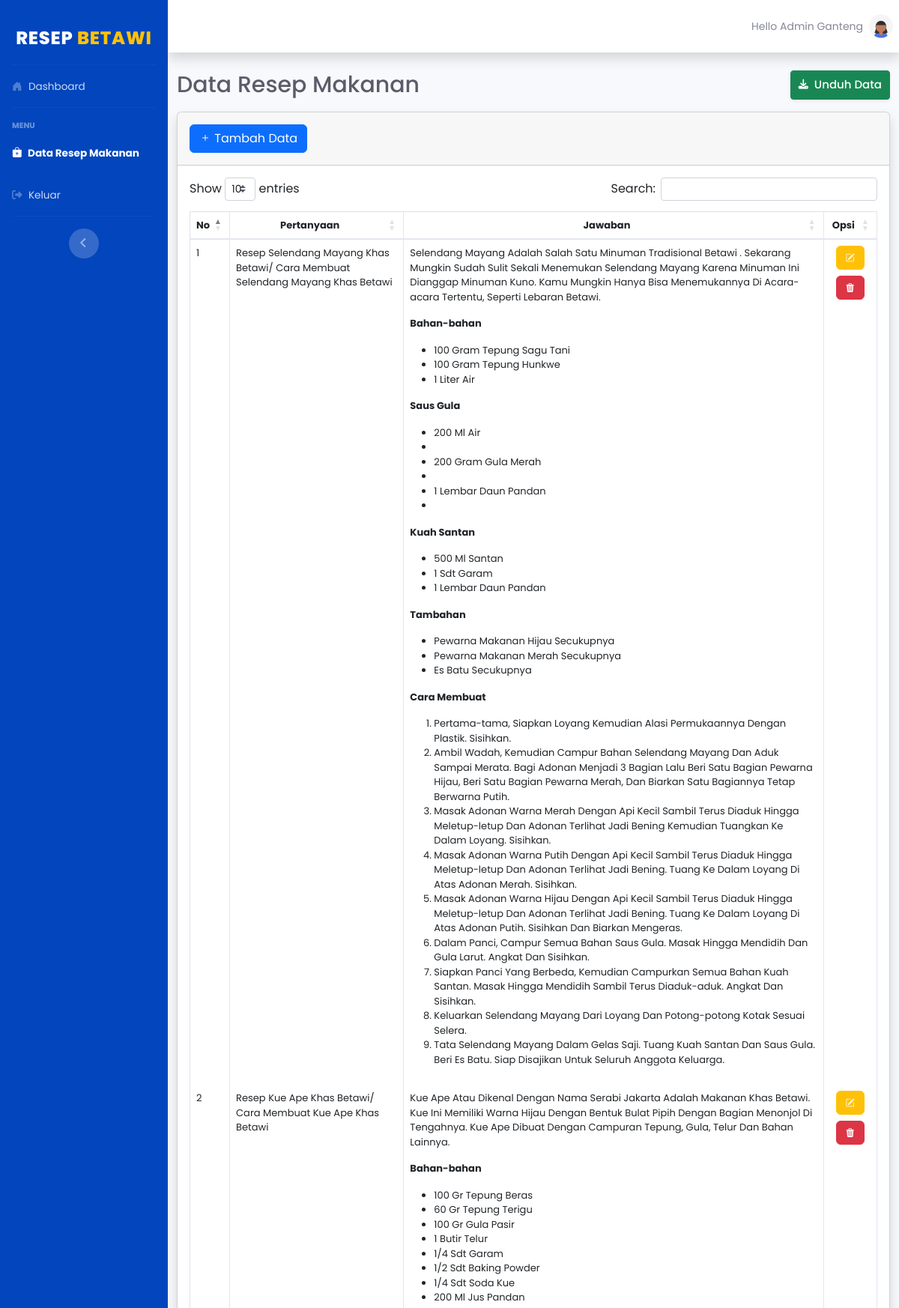
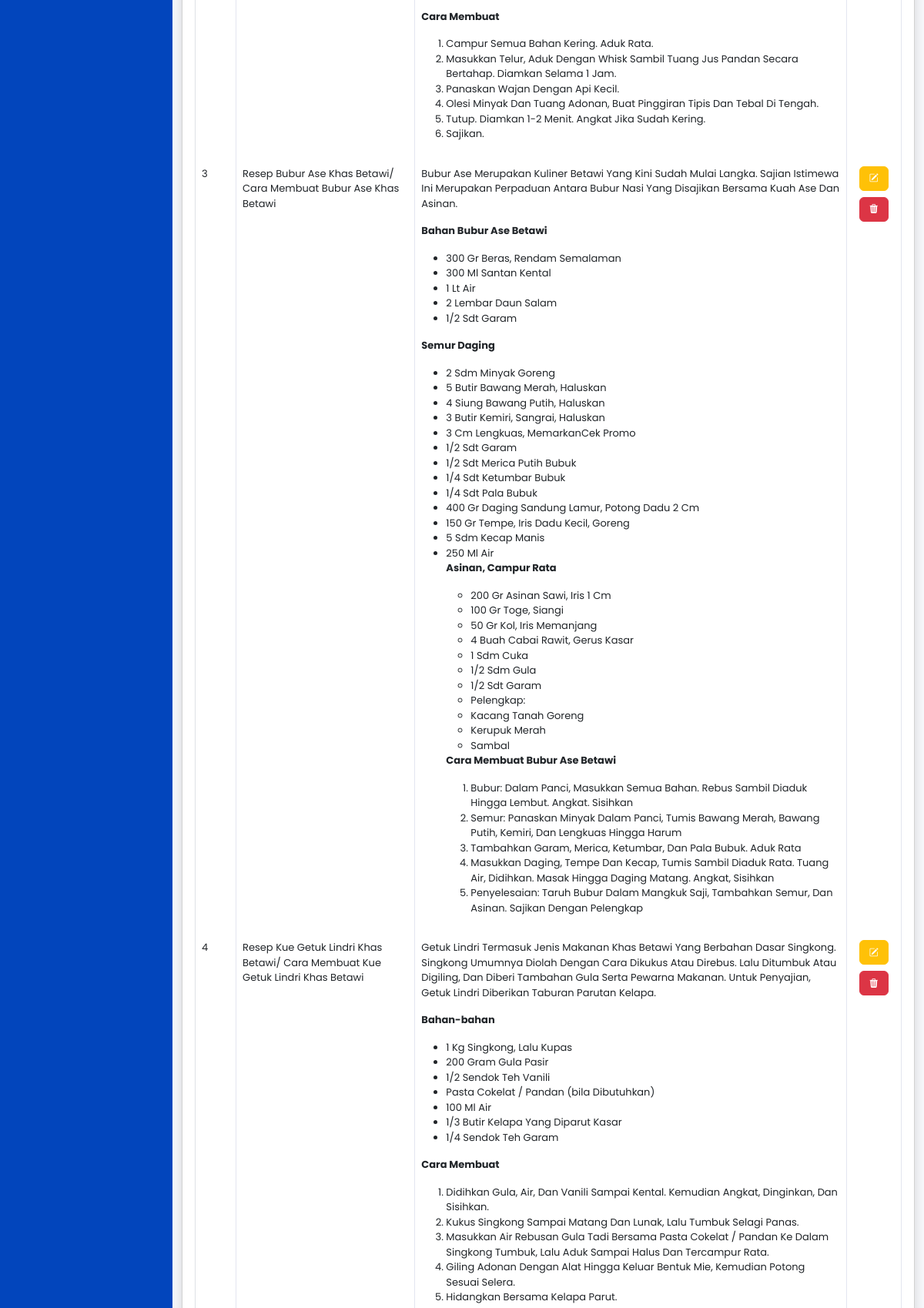
The page /admin/data_resep.php (signed in, upper part) on the database its author committed (2 pictures, top to bottom).
### tables this page shows
CREATE TABLE `chat` (
  `id` int(11) NOT NULL,
  `pertanyaan` text NOT NULL,
  `jawaban` text NOT NULL
);

### functions/functions.php (called while the page is built, shortened)
<?php
$conn = mysqli_connect("localhost", "root", "", "chatbot");
function tampil_chat()
{
  global $conn;
  $result_tampil_chat = $conn->query("SELECT * FROM chat ORDER BY id DESC");
  $rows_chat = [];
  while ($row_chat = mysqli_fetch_assoc($result_tampil_chat)) {
    $rows_chat[] = $row_chat;
  }
  return $rows_chat;
}

### admin/data_resep.php (the view, shortened to what this page needs)
<?php
require '../functions/functions.php';
?>
<!DOCTYPE html>
<html lang="en">
<head>
    <link href="../vendor/fontawesome-free/css/all.min.css" rel="stylesheet" type="text/css">
    <link href="../css/sb-admin-2.min.css" rel="stylesheet">
    <link href="../vendor/datatables/dataTables.bootstrap4.min.css" rel="stylesheet">
    <link href="https://cdn.jsdelivr.net/npm/bootstrap@5.2.3/dist/css/bootstrap.min.css" rel="stylesheet"
>
    <link rel="stylesheet" href="https://cdn.jsdelivr.net/npm/bootstrap-icons@1.10.5/font/bootstrap-icons.css">
</head>
<body id="page-top">
    <div id="wrapper">
        <ul class="navbar-nav sidebar sidebar-dark accordion pt-3" id="accordionSidebar"
            style="background-color: #0245bc;">
            <a class="sidebar-brand d-flex align-items-center justify-content-center" href="dashboard.php">
                <div class="sidebar-brand-text mx-1 fs-4">RESEP <span class="text-warning">BETAWI</span>
                </div>
            </a>
            <hr class="sidebar-divider my-0">
            <li class="nav-item">
                <a class="nav-link" href="dashboard.php">
                    <i class="bi bi-house-door-fill"></i>
                    <span>Dashboard</span></a>
            </li>
            <hr class="sidebar-divider">
            <div class="sidebar-heading">
                Menu
            </div>
            <li class="nav-item active">
                <a class="nav-link" href="data_resep.php">
                    <i class="bi bi-bag-plus-fill"></i>
                    <span>Data Resep Makanan</span></a>
            </li>
            <li class="nav-item">
                <a class="nav-link" data-bs-toggle="modal" data-bs-target="#staticBackdrop" href="../login/logout.php">
                    <i class="fas fa-sign-out-alt"></i>
                    <span>Keluar</span></a>
            </li>
            <hr class="sidebar-divider d-none d-md-block">
            <div class="text-center d-none d-md-inline">
                <button class="rounded-circle border-0" id="sidebarToggle"></button>
            </div>
        </ul>
        <div id="content-wrapper" class="d-flex flex-column">
            <div id="content">
                <nav class="navbar navbar-expand navbar-light bg-white topbar mb-4 static-top shadow">
                    <ul class="navbar-nav ml-auto">
                        <li class="nav-item dropdown no-arrow">
                            <a class="nav-link dropdown-toggle" href="#" id="userDropdown" role="button"
                                data-toggle="dropdown" aria-haspopup="true" aria-expanded="false">
                                <span class="mr-2 d-none d-lg-inline text-gray-600 small">Hello Admin Ganteng</span>
                                <img class="img-profile rounded-circle" src="../image/undraw_profile_1.svg">
                            </a>
                        </li>
                    </ul>
                </nav>
                <div class="container-fluid">
                    <div class="d-sm-flex align-items-center justify-content-between mb-3">
                        <h3 class="h3 mb-0 text-gray-800" style="font-size: 30px; ">Data Resep Makanan</h3>
                        <a href="cetak_resep.php" target="_blank"
                            class="d-none d-sm-inline-block btn btn-sm btn-success shadow-sm"
                            style="padding: 7px 10px; font-weight: 500; font-size: 15px;">
                            <i class="fas fa-download fa-sm text-white pe-2"></i>Unduh Data</a>
                    </div>
                    <div class="card shadow mb-4 mx-0 lg:mx-3">
                        <div class="card-header py-3">
                            <button type="button" class="btn btn-primary" data-bs-toggle="modal"
                                data-bs-target="#exampleModal">
                                <i class="bi bi-plus text-white"></i> Tambah Data</a>
                            </button>
                        </div>
                        <div class="card-body">
                            <div class="table-responsive">
                                <table class="table table-bordered" id="dataTable" width="100%" cellspacing="0"
                                    style="font-size: 13px;">
                                    <thead>
                                        <tr>
                                            <th>No</th>
                                            <th class="text-center">Pertanyaan</th>
                                            <th class="text-center">Jawaban</th>
                                            <th class="text-center">Opsi</th>
                                        </tr>
                                    </thead>
                                    <tbody>
                                        <?php $i = 1; ?>
                                        <?php
                                        $data_all = tampil_chat();
                                        foreach ($data_all as $data_row) : ?>
                                        <tr>
                                            <td><?= $i; ?></td>
                                            <td><?= ucwords($data_row['pertanyaan']); ?></td>
                                            <td><?= ucwords($data_row['jawaban']); ?></td>
                                            <td class="text-center">
                                                <button type="button" class="btn btn-warning text-white mb-2"
                                                    data-bs-toggle="modal" data-bs-target="#edit<?= $data_row['id']; ?>"
                                                    style="font-size: 12px;">
                                                    <i class="bi bi-pencil-square"></i>
                                                </button>
                                                <button type="button" class="btn btn-danger" data-bs-toggle="modal"
                                                    data-bs-target="#delete<?= $data_row['id']; ?>"
                                                    style="font-size: 12px;">
                                                    <i class="bi bi-trash3-fill"></i>
                                                </button>
                                            </td>
                                        </tr>
                                        <?php $i++; ?>
                                        <?php endforeach; ?>
                                    </tbody>
                                </table>
                            </div>
                        </div>
                    </div>
                </div>
            </div>
        </div>
    </div>
</body>
</html>

### admin/data_resep.php (style rules this page uses)
* { font-family: 'Poppins', sans-serif; }

### rows shown on the page
chat: pertanyaan "Resep Selendang Mayang Khas Betawi/ Cara Membuat Selendang Mayang Khas Betawi", jawaban "Selendang Mayang Adalah Salah Satu Minuman Tradisional Betawi . Sekarang Mungkin Sudah Sulit Sekali Menemukan Selendang Mayang Karena Minuman Ini Dianggap Minuman Kuno. Kamu Mungkin Hanya Bisa Menemukannya Di Acara-acara Tertentu, Seperti Lebaran Betawi. Bahan-bahan 100 Gram Tepung Sagu Tani 100 Gram Tepung Hunkwe 1 Liter Air Saus Gula 200 Ml Air 200 Gram Gula Merah 1 Lembar Daun Pandan Kuah Santan 500 Ml Santan 1 Sdt Garam 1 Lembar Daun Pandan Tambahan Pewarna Makanan Hijau Secukupnya Pewarna Makanan Merah Secukupnya Es Batu Secukupnya Cara Membuat Pertama-tama, Siapkan Loyang Kemudian Alasi Permukaannya Dengan Plastik. Sisihkan. Ambil Wadah, Kemudian Campur Bahan Selendang Mayang Dan Aduk…"
chat: pertanyaan "Resep Kue Ape Khas Betawi/ Cara Membuat Kue Ape Khas Betawi", jawaban "Kue Ape Atau Dikenal Dengan Nama Serabi Jakarta Adalah Makanan Khas Betawi. Kue Ini Memiliki Warna Hijau Dengan Bentuk Bulat Pipih Dengan Bagian Menonjol Di Tengahnya. Kue Ape Dibuat Dengan Campuran Tepung, Gula, Telur Dan Bahan Lainnya. Bahan-bahan 100 Gr Tepung Beras 60 Gr Tepung Terigu 100 Gr Gula Pasir 1 Butir Telur 1/4 Sdt Garam 1/2 Sdt Baking Powder 1/4 Sdt Soda Kue 200 Ml Jus Pandan Cara Membuat Campur Semua Bahan Kering. Aduk Rata. Masukkan Telur, Aduk Dengan Whisk Sambil Tuang Jus Pandan Secara Bertahap. Diamkan Selama 1 Jam. Panaskan Wajan Dengan Api Kecil. Olesi Minyak Dan Tuang Adonan, Buat Pinggiran Tipis Dan Tebal Di Tengah. Tutup. Diamkan 1-2 Menit. Angkat Jika Sudah Kering.…"
chat: pertanyaan "Resep Bubur Ase Khas Betawi/ Cara Membuat Bubur Ase Khas Betawi", jawaban "Bubur Ase Merupakan Kuliner Betawi Yang Kini Sudah Mulai Langka. Sajian Istimewa Ini Merupakan Perpaduan Antara Bubur Nasi Yang Disajikan Bersama Kuah Ase Dan Asinan. Bahan Bubur Ase Betawi 300 Gr Beras, Rendam Semalaman 300 Ml Santan Kental 1 Lt Air 2 Lembar Daun Salam 1/2 Sdt Garam Semur Daging 2 Sdm Minyak Goreng 5 Butir Bawang Merah, Haluskan 4 Siung Bawang Putih, Haluskan 3 Butir Kemiri, Sangrai, Haluskan 3 Cm Lengkuas, MemarkanCek Promo 1/2 Sdt Garam 1/2 Sdt Merica Putih Bubuk 1/4 Sdt Ketumbar Bubuk 1/4 Sdt Pala Bubuk 400 Gr Daging Sandung Lamur, Potong Dadu 2 Cm 150 Gr Tempe, Iris Dadu Kecil, Goreng 5 Sdm Kecap Manis 250 Ml Air Asinan, Campur Rata 200 Gr Asinan Sawi, Iris 1 Cm 100 Gr…"
chat: pertanyaan "Resep Kue Getuk Lindri Khas Betawi/ Cara Membuat Kue Getuk Lindri Khas Betawi", jawaban "Getuk Lindri Termasuk Jenis Makanan Khas Betawi Yang Berbahan Dasar Singkong. Singkong Umumnya Diolah Dengan Cara Dikukus Atau Direbus. Lalu Ditumbuk Atau Digiling, Dan Diberi Tambahan Gula Serta Pewarna Makanan. Untuk Penyajian, Getuk Lindri Diberikan Taburan Parutan Kelapa. Bahan-bahan 1 Kg Singkong, Lalu Kupas 200 Gram Gula Pasir 1/2 Sendok Teh Vanili Pasta Cokelat / Pandan (bila Dibutuhkan) 100 Ml Air 1/3 Butir Kelapa Yang Diparut Kasar 1/4 Sendok Teh Garam Cara Membuat Didihkan Gula, Air, Dan Vanili Sampai Kental. Kemudian Angkat, Dinginkan, Dan Sisihkan. Kukus Singkong Sampai Matang Dan Lunak, Lalu Tumbuk Selagi Panas. Masukkan Air Rebusan Gula Tadi Bersama Pasta Cokelat / Pandan Ke…"
